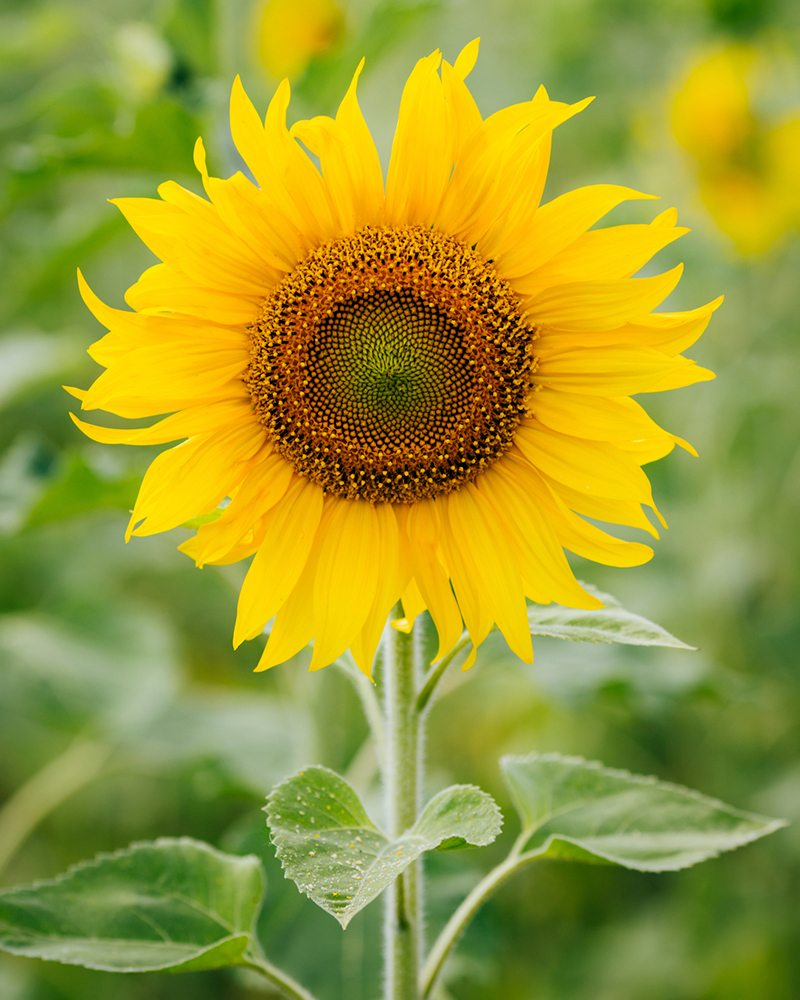
#> input picture Image processing/Photos/test_flower.jpg, 800 x 1000 px
$ python Image_segmentation_Grabcut.py
#> lines starting #> are read from the running program, lines starting #| are printed output that depends on the picture
import cv2
import numpy as np

img = cv2.imread('Photos/test_flower.jpg')
#> img is the input picture: shape (1000, 800, 3); mean B, G, R 48.9, 154.1, 155.1
img = cv2.resize(img, (500,500))
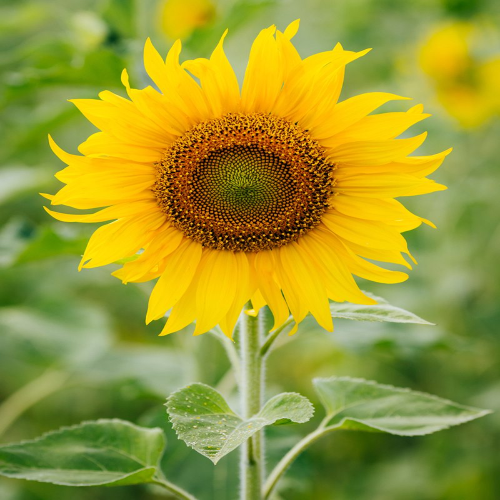
#> img: shape (500, 500, 3); mean B, G, R 48.9, 154.2, 155.1

# define mask
mask = np.zeros((img.shape[:2])).astype(np.uint8)
# define the rectangle in which the foregrond in present
rect = (30,16,445,345)

bgdModel = np.zeros((1,65),np.float64)
fgdModel= np.zeros((1,65),np.float64)

# its changes the mask and add 0-3 values in mask
# 0: sure backgroud 1: sure foreground 2: probable background 3: foreground
cv2.grabCut(img, mask, rect, bgdModel, fgdModel, iterCount= 5,mode = cv2.GC_INIT_WITH_RECT)


mask2 = np.where(((mask==2)|(mask==0)),0,1).astype(np.uint8)

img_segmented = img* mask2[:,:,np.newaxis]
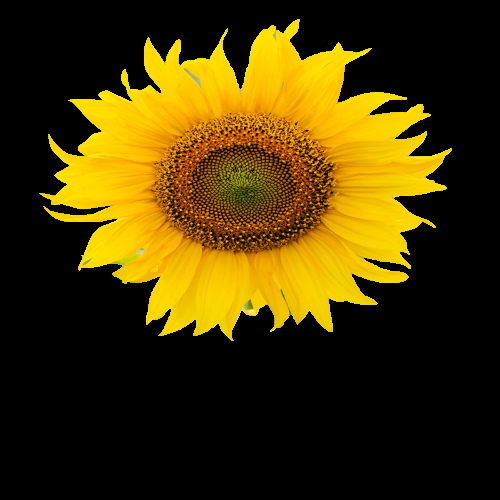
#> img_segmented: shape (500, 500, 3); mean B, G, R 1.9, 52.8, 69


# showing result
cv2.imshow('Original image',img)
cv2.imshow('Grabcut image',img_segmented)
cv2.waitKey(0)
cv2.destroyAllWindows()

$ run again, with Image processing/Photos/low_const.jpg copied over Image processing/Photos/test_flower.jpg
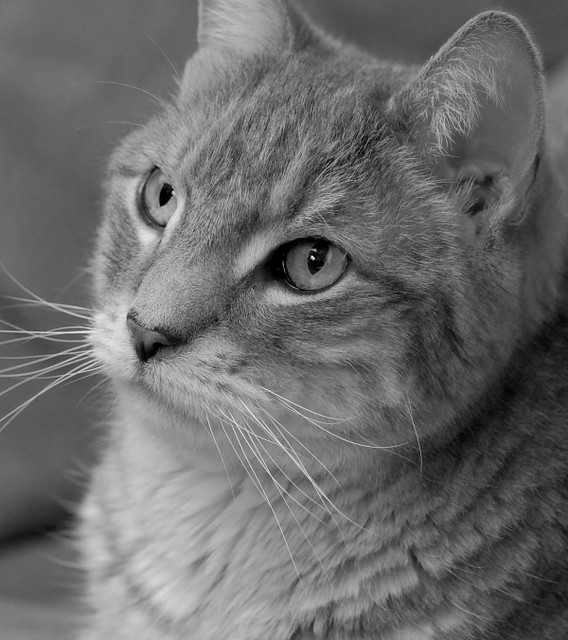
#> input picture Image processing/Photos/low_const.jpg, 568 x 640 px
#> img is the input picture: shape (640, 568, 3); min 0, max 255, mean 107.3
#> `img = cv2.resize(img, (500,500))`:
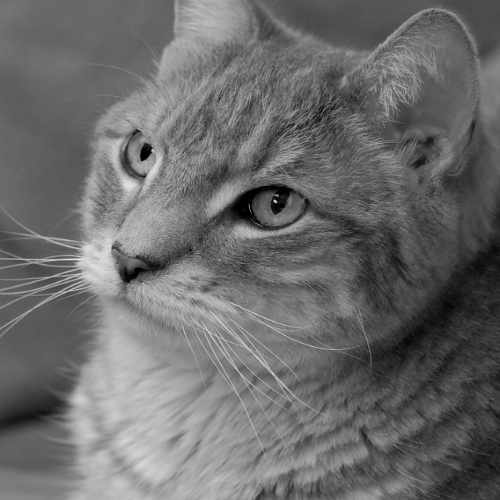
#> img: shape (500, 500, 3); min 0, max 226, mean 107.2

$ run again, with Image processing/Photos/photo.jpg copied over Image processing/Photos/test_flower.jpg
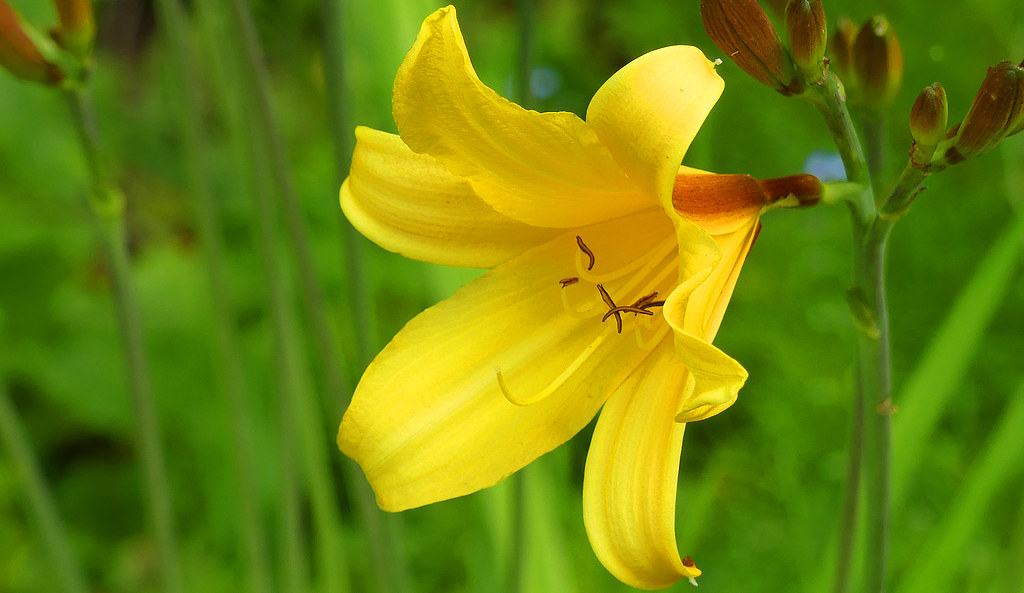
#> input picture Image processing/Photos/photo.jpg, 1024 x 593 px
#> img is the input picture: shape (593, 1024, 3); mean B, G, R 11.3, 131.6, 109
#> `img = cv2.resize(img, (500,500))`:
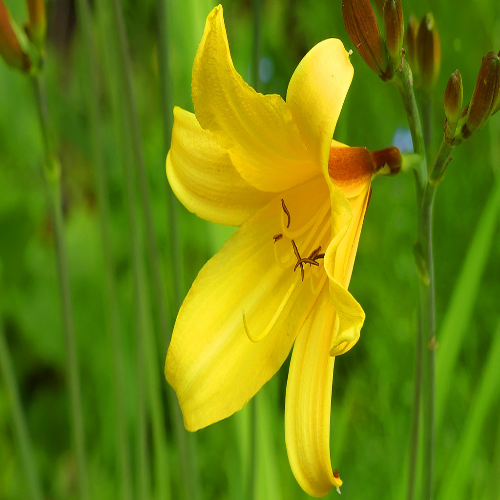
#> img: shape (500, 500, 3); mean B, G, R 11.2, 131.5, 108.9
#> `img_segmented = img* mask2[:,:,np.newaxis]`:
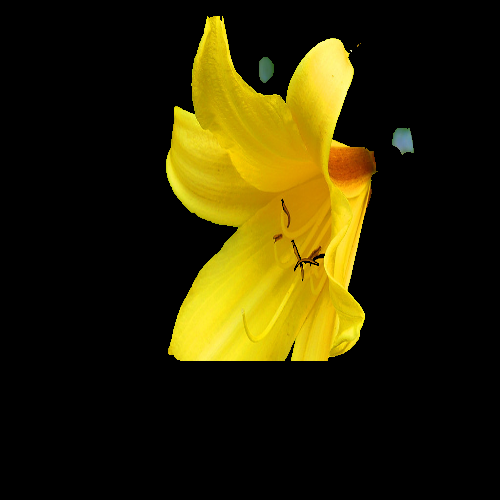
#> img_segmented: shape (500, 500, 3); mean B, G, R 3.4, 37.7, 44.4
